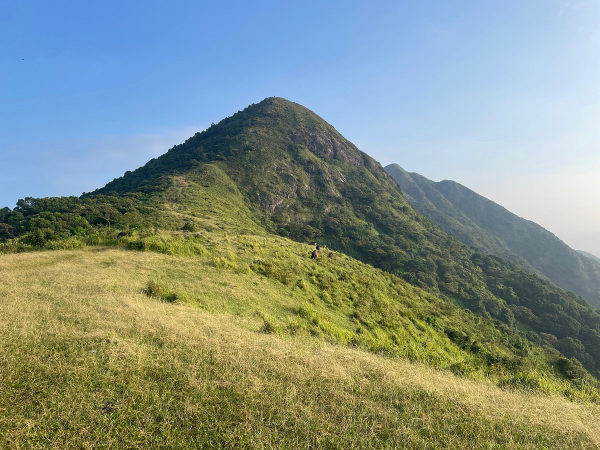
#> input picture lesson2/hill.jpg, 1200 x 900 px, found by its file name (shown at 1/2 size)
$ python homework.py
#> lines starting #> are read from the running program, lines starting #| are printed output that depends on the picture; pictures that were not available may be replaced by others from this repository, and a replacement may not be noted
import cv2

hill = cv2.imread("lesson2/hill.jpg")
#> hill is the input picture: shape (900, 1200, 3); mean B, G, R 133.9, 145.8, 132.5
sunset = cv2.resize(cv2.imread("lesson2/sunset.jpg"), (1200,900))
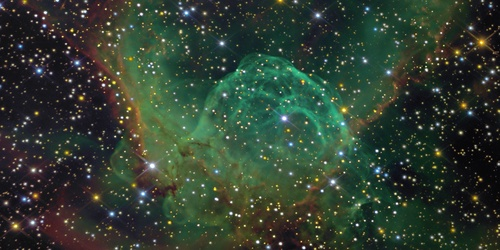
#> input picture lesson2/galaxy.jpg, 500 x 250 px, given in place of sunset.jpg, which was not available
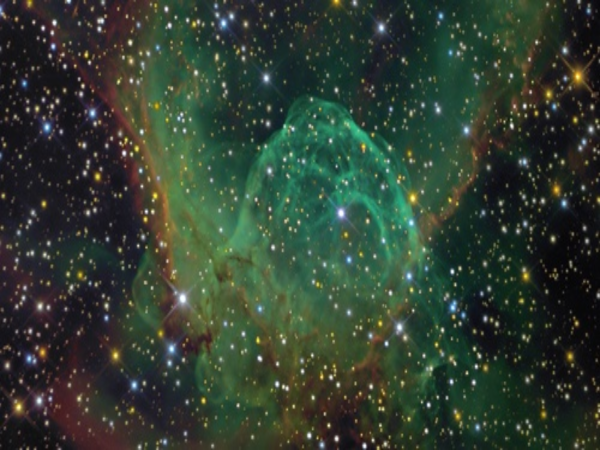
#> sunset: shape (900, 1200, 3) (shown at 1/2 size); mean B, G, R 49.3, 62.4, 48.8

mergedimage = cv2.addWeighted(hill, 0.7, sunset, 0.75, -50)
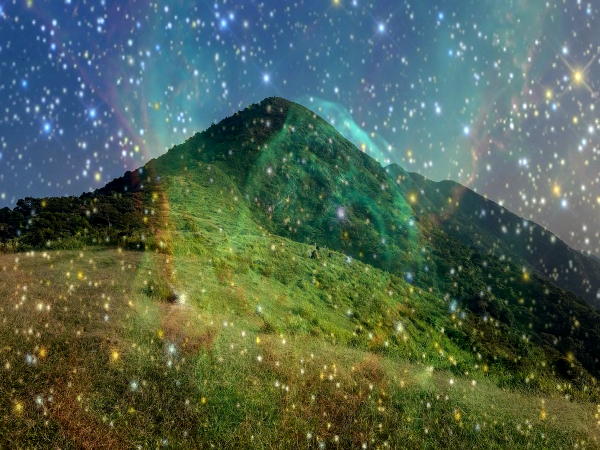
#> mergedimage: shape (900, 1200, 3) (shown at 1/2 size); mean B, G, R 81.6, 98.9, 79.6
cv2.imshow("Sunset on the hill", mergedimage)

cat = cv2.imread("lesson2/cat.jpg")
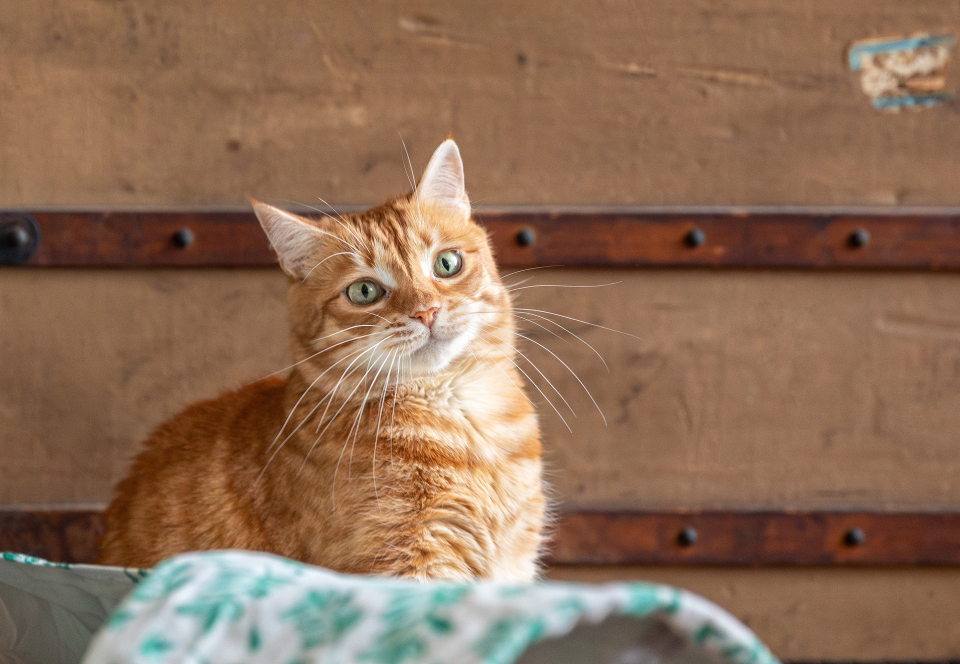
#> input picture lesson2/cat.jpg, 1920 x 1328 px, found by its file name (shown at 1/2 size)
#> cat is the input picture: shape (1328, 1920, 3); mean B, G, R 86.7, 109.6, 141.5
catmask = cv2.imread("lesson2/catmask.jpg")
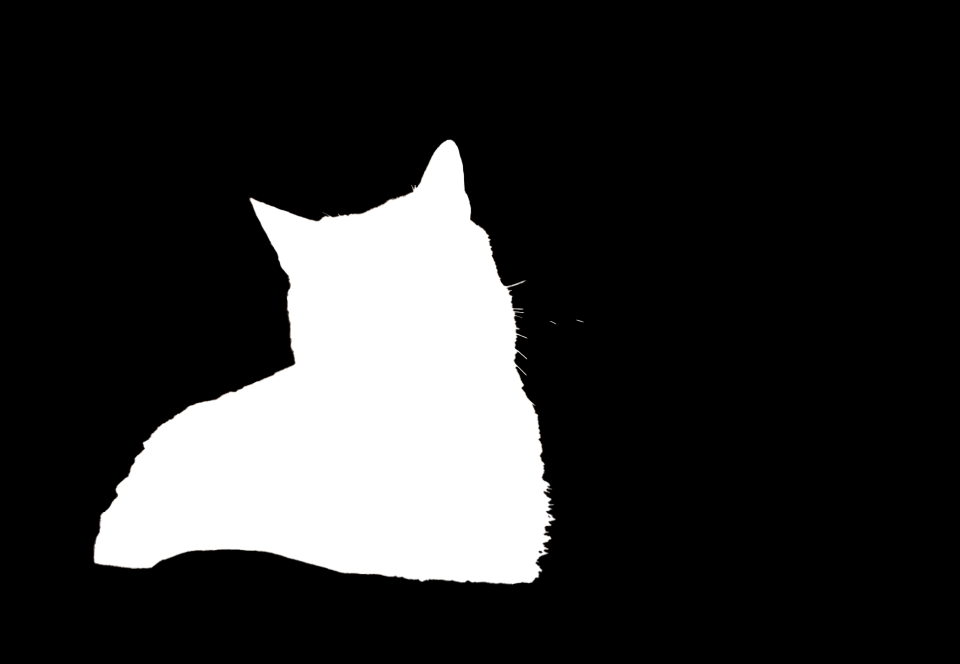
#> input picture lesson2/catmask.jpg, 1920 x 1328 px, found by its file name (shown at 1/2 size)
#> catmask is the input picture: shape (1328, 1920, 3); mean B, G, R 46.5, 46.5, 46.5
catnegated = cv2.subtract(cat, catmask)
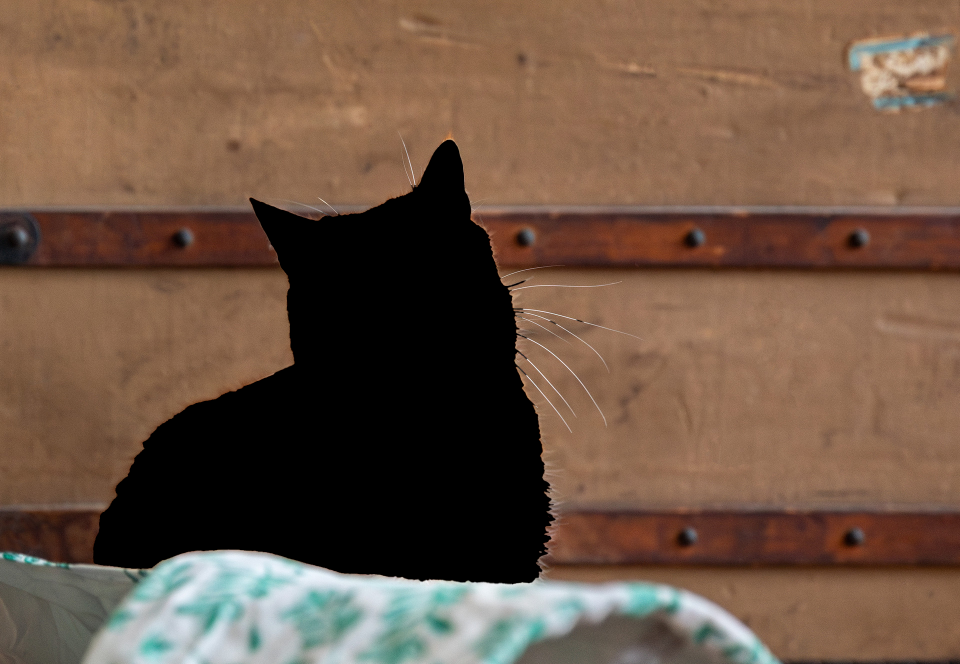
#> catnegated: shape (1328, 1920, 3) (shown at 1/2 size); mean B, G, R 68.4, 85.2, 109.6
cv2.imshow("Subtracted Cat", catnegated)

cv2.waitKey(0)
